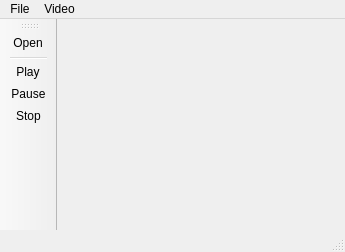
<?xml version="1.0" encoding="UTF-8"?>
<ui version="4.0">
 <class>MainWindow</class>
 <widget class="QMainWindow" name="MainWindow">
  <property name="geometry">
   <rect>
    <x>0</x>
    <y>0</y>
    <width>345</width>
    <height>252</height>
   </rect>
  </property>
  <property name="windowTitle">
   <string>Cute Player</string>
  </property>
  <property name="windowIcon">
   <iconset resource="resources.qrc">
    <normaloff>:/images/icons/app.png</normaloff>:/images/icons/app.png</iconset>
  </property>
  <widget class="QWidget" name="centralWidget"/>
  <widget class="QMenuBar" name="menuBar">
   <property name="geometry">
    <rect>
     <x>0</x>
     <y>0</y>
     <width>345</width>
     <height>21</height>
    </rect>
   </property>
   <widget class="QMenu" name="menuFile">
    <property name="title">
     <string>File</string>
    </property>
    <addaction name="actionOpen"/>
    <addaction name="separator"/>
    <addaction name="actionExit"/>
   </widget>
   <widget class="QMenu" name="menuVideo">
    <property name="title">
     <string>Video</string>
    </property>
    <addaction name="actionPlay"/>
    <addaction name="actionPause"/>
    <addaction name="actionStop"/>
   </widget>
   <addaction name="menuFile"/>
   <addaction name="menuVideo"/>
  </widget>
  <widget class="QToolBar" name="mainToolBar">
   <attribute name="toolBarArea">
    <enum>LeftToolBarArea</enum>
   </attribute>
   <attribute name="toolBarBreak">
    <bool>false</bool>
   </attribute>
   <addaction name="actionOpen"/>
   <addaction name="separator"/>
   <addaction name="actionPlay"/>
   <addaction name="actionPause"/>
   <addaction name="actionStop"/>
  </widget>
  <widget class="QStatusBar" name="statusBar"/>
  <action name="actionOpen">
   <property name="icon">
    <iconset resource="resources.qrc">
     <normaloff>:/images/icons/open.png</normaloff>:/images/icons/open.png</iconset>
   </property>
   <property name="text">
    <string>Open</string>
   </property>
   <property name="toolTip">
    <string>Open A File</string>
   </property>
  </action>
  <action name="actionPlay">
   <property name="icon">
    <iconset resource="resources.qrc">
     <normaloff>:/images/icons/play.png</normaloff>:/images/icons/play.png</iconset>
   </property>
   <property name="text">
    <string>Play</string>
   </property>
  </action>
  <action name="actionPause">
   <property name="icon">
    <iconset resource="resources.qrc">
     <normaloff>:/images/icons/pause.png</normaloff>:/images/icons/pause.png</iconset>
   </property>
   <property name="text">
    <string>Pause</string>
   </property>
  </action>
  <action name="actionStop">
   <property name="icon">
    <iconset resource="resources.qrc">
     <normaloff>:/images/icons/stop.bmp</normaloff>:/images/icons/stop.bmp</iconset>
   </property>
   <property name="text">
    <string>Stop</string>
   </property>
  </action>
  <action name="actionExit">
   <property name="text">
    <string>Exit</string>
   </property>
  </action>
 </widget>
 <layoutdefault spacing="6" margin="11"/>
 <resources>
  <include location="resources.qrc"/>
 </resources>
 <connections/>
</ui>
